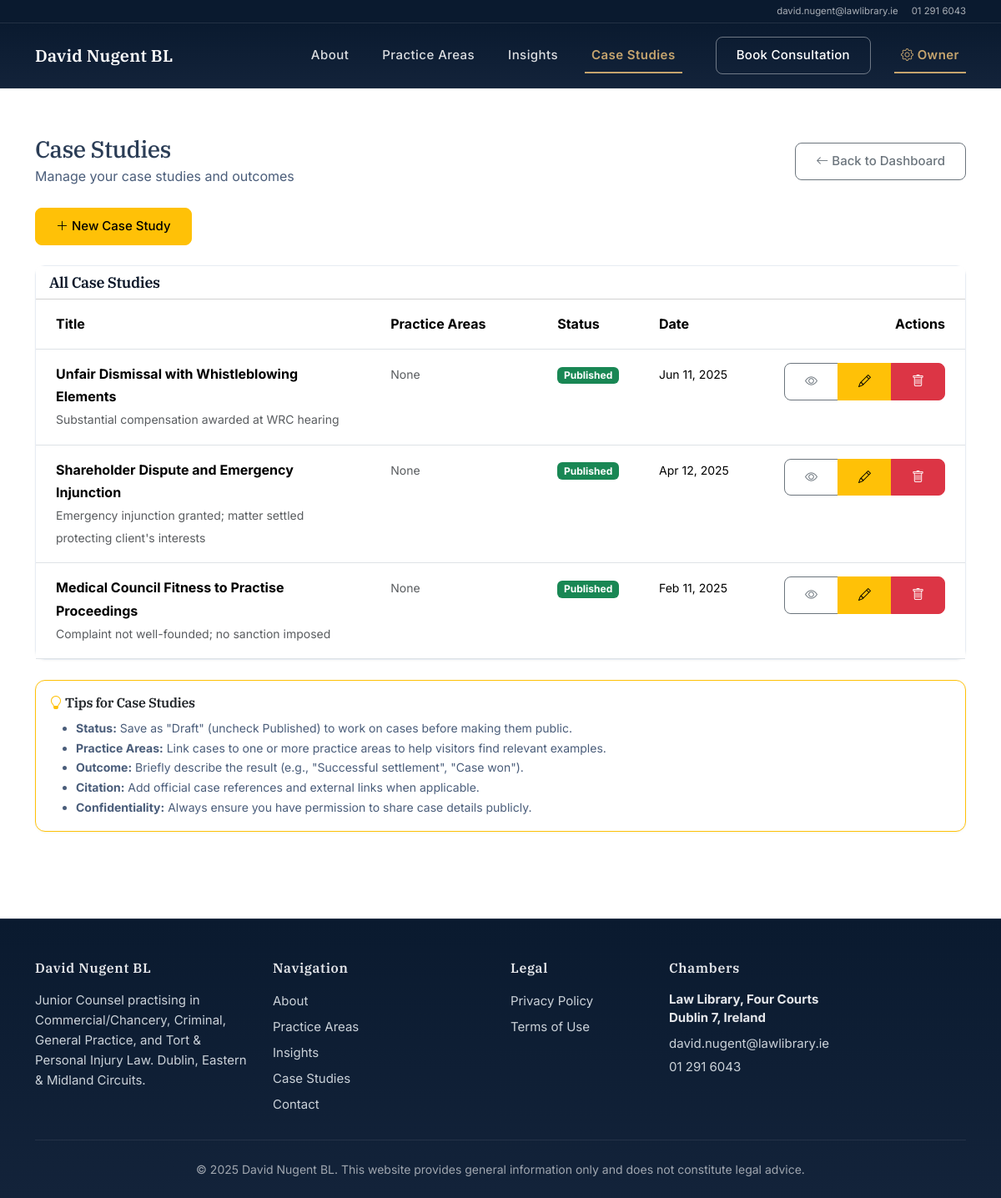
Screenshot of /owner/cases/ (signed in) with the database file from the repository.
### pages/models.py (models this page shows, shortened)
class PostBase(TimeStamped):
    title = models.CharField(max_length=200)
    slug = models.SlugField(unique=True)
    summary = models.TextField(blank=True)
    body = RichTextField()
    hero_image = models.ImageField(upload_to="posts/", blank=True)
    published = models.BooleanField(default=True)
    published_at = models.DateTimeField(null=True, blank=True)
    class Meta:
        abstract = True
        ordering = ["-published_at", "-created_at"]

class CaseStudy(PostBase):
    practice_areas = models.ManyToManyField(PracticeArea, blank=True)
    outcome = models.CharField(max_length=200, blank=True)
    date_of_case = models.DateField(null=True, blank=True)
    citation_ref = models.CharField(max_length=200, blank=True)
    citation_name = models.CharField(max_length=150, blank=True)
    citation_url = models.URLField(blank=True)
    def get_absolute_url(self):
        return reverse("case_detail", args=[self.slug])

### pages/views.py (the view)
# urls.py: path("owner/cases/", views.owner_case_list, name="owner_case_list"),
@login_required
@user_passes_test(is_staff_user, login_url='/')
def owner_case_list(request):
    cases = CaseStudy.objects.all()
    return render(request, "SitePages/owner_case_list.html", {"cases": cases})

### pages/context_processors.py (called while the page is built)
def assistant_enabled(request):
    return {
        'ASSISTANT_ENABLED': settings.ASSISTANT_ENABLED
    }

### pages/views.py (called while the page is built)
def is_staff_user(user):
    return user.is_authenticated and user.is_staff

### Templates/SitePages/owner_case_list.html (shortened to what this page needs)
{% extends "base.html" %}
{% block content %}
<section class="py-5 bg-body">
  <div class="container">
    <div class="d-flex justify-content-between align-items-center mb-4">
      <div>
        <h1 class="h3 mb-1">Case Studies</h1>
        <p class="text-ink-600 mb-0">Manage your case studies and outcomes</p>
      </div>
      <a href="{% url 'owner_dashboard' %}" class="btn btn-outline-secondary">
        <i class="bi bi-arrow-left"></i> Back to Dashboard
      </a>
    </div>
    <div class="mb-4">
      <a href="{% url 'owner_case_create' %}" class="btn btn-warning">
        <i class="bi bi-plus-lg"></i> New Case Study
      </a>
    </div>
    <div class="card">
      <div class="card-header bg-white">
        <h5 class="mb-0">All Case Studies</h5>
      </div>
      <div class="card-body p-0">
        {% if cases %}
          <div class="table-responsive">
            <table class="table table-hover mb-0">
              <thead class="bg-light">
                <tr>
                  <th class="px-4 py-3">Title</th>
                  <th class="px-4 py-3" style="width: 200px;">Practice Areas</th>
                  <th class="px-4 py-3" style="width: 120px;">Status</th>
                  <th class="px-4 py-3" style="width: 150px;">Date</th>
                  <th class="px-4 py-3 text-end">Actions</th>
                </tr>
              </thead>
              <tbody>
                {% for case in cases %}
                  <tr>
                    <td class="px-4 py-3">
                      <strong>{{ case.title }}</strong>
                      {% if case.outcome %}
                        <br>
                        <small class="text-muted">{{ case.outcome|truncatewords:10 }}</small>
                      {% endif %}
                    </td>
                    <td class="px-4 py-3">
                      {% if case.practice_areas.all %}
                        <small>{% for pa in case.practice_areas.all %}{{ pa.name }}{% if not forloop.last %}, {% endif %}{% endfor %}</small>
                      {% else %}
                        <small class="text-muted">None</small>
                      {% endif %}
                    </td>
                    <td class="px-4 py-3">
                      {% if case.published %}
                        <span class="badge bg-success">Published</span>
                      {% else %}
                        <span class="badge bg-secondary">Draft</span>
                      {% endif %}
                    </td>
                    <td class="px-4 py-3">
                      {% if case.date_of_case %}
                        <small>{{ case.date_of_case|date:"M d, Y" }}</small>
                      {% elif case.published_at %}
                        <small>{{ case.published_at|date:"M d, Y" }}</small>
                      {% else %}
                        <small class="text-muted">Not set</small>
                      {% endif %}
                    </td>
                    <td class="px-4 py-3 text-end">
                      <div class="btn-group btn-group-sm">
                        {% if case.published %}
                          <a href="{{ case.get_absolute_url }}" class="btn btn-outline-secondary" target="_blank" title="View public case">
                            <i class="bi bi-eye"></i>
                          </a>
                        {% endif %}
                        <a href="{% url 'owner_case_edit' case.pk %}" class="btn btn-warning" title="Edit">
                          <i class="bi bi-pencil"></i>
                        </a>
                        <a href="{% url 'owner_case_delete' case.pk %}" class="btn btn-danger" title="Delete">
                          <i class="bi bi-trash"></i>
                        </a>
                      </div>
                    </td>
                  </tr>
                {% endfor %}
              </tbody>
            </table>
          </div>
        {% endif %}
      </div>
    </div>
    <div class="card mt-4 border-warning">
      <div class="card-body">
        <h6 class="card-title">
          <i class="bi bi-lightbulb text-warning"></i> Tips for Case Studies
        </h6>
        <ul class="mb-0 text-ink-600 small">
          <li><strong>Status:</strong> Save as "Draft" (uncheck Published) to work on cases before making them public.</li>
          <li><strong>Practice Areas:</strong> Link cases to one or more practice areas to help visitors find relevant examples.</li>
          <li><strong>Outcome:</strong> Briefly describe the result (e.g., "Successful settlement", "Case won").</li>
          <li><strong>Citation:</strong> Add official case references and external links when applicable.</li>
          <li><strong>Confidentiality:</strong> Always ensure you have permission to share case details publicly.</li>
        </ul>
      </div>
    </div>
  </div>
</section>
{% endblock %}

### static/css/site.css (style rules this page uses)
:root { --navy-900:#0a1628; --navy-800:#0f1f35; --navy-700:#1a2f4a; --navy-600:#264261; --ink-700:#2b3d56; --ink-600:#4a5d7a; --ink-500:#6b7a93; --ink-400:#8b98ae; --cta:#2878e8; --cta-hover:#1a66d1; --bg:#fafbfd; --white:#ffffff; --border-light:#e7ecf3; --border-lighter:#f1f4f8; }
html { scroll-behavior: smooth; }
body { font-family: 'Inter', -apple-system, BlinkMacSystemFont, 'Segoe UI', sans-serif; font-size: 16px; line-height: 1.7; color: var(--ink-700); -webkit-font-smoothing: antialiased; -moz-osx-font-smoothing: grayscale; }
body.bg-body { background: var(--bg); }
h1, h2, h3, h4, h5, h6, .display-1, .display-2, .display-3, .display-4, .display-5, .display-6 { font-family: 'IBM Plex Serif', Georgia, serif; font-weight: 600; letter-spacing: -0.02em; color: var(--navy-900); line-height: 1.3; }
h1 { font-size: 2.25rem; font-weight: 600; }
h5 { font-size: 1.125rem; font-weight: 600; }
h6 { font-size: 1rem; font-weight: 600; }
p { margin-bottom: 1.25rem; line-height: 1.6; }
.text-ink-600 { color: var(--ink-600); }
.btn { font-weight: 500; font-size: 0.9375rem; padding: 0.625rem 1.5rem; border-radius: 0.5rem; transition: all 0.2s ease; }
.py-5 { padding-top: 3.5rem!important; padding-bottom: 3.5rem!important; }
.card { border: 1px solid var(--border-light); border-radius: 0.75rem; box-shadow: 0 1px 3px rgba(0,0,0,.04); }

### rows the page displays
CaseStudy: title "Unfair Dismissal with Whistleblowing Elements", outcome "Substantial compensation awarded at WRC hearing", shows "None", published "Published", date_of_case "Jun 11, 2025"
CaseStudy: title "Shareholder Dispute and Emergency Injunction", outcome "Emergency injunction granted; matter settled protecting client's interests", shows "None", published "Published", date_of_case "Apr 12, 2025"
CaseStudy: title "Medical Council Fitness to Practise Proceedings", outcome "Complaint not well-founded; no sanction imposed", shows "None", published "Published", date_of_case "Feb 11, 2025"
